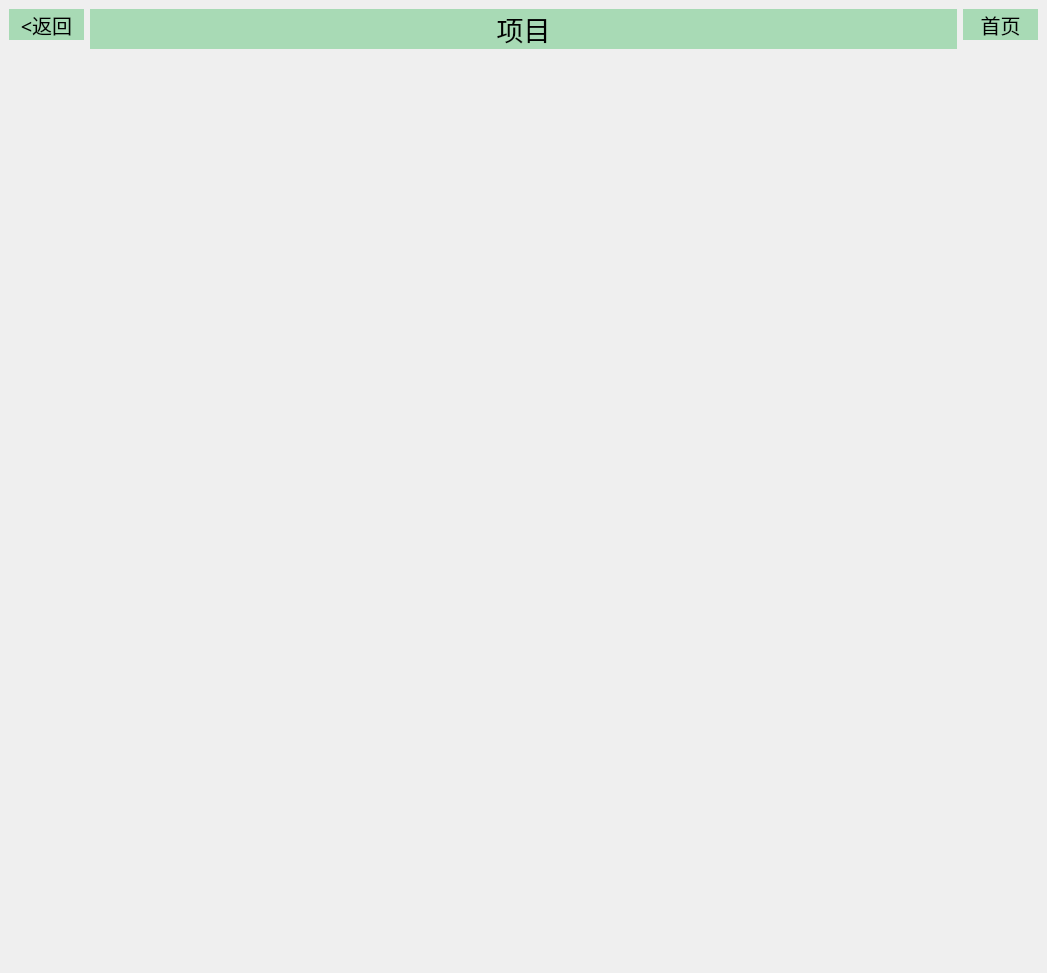
<?xml version="1.0" encoding="UTF-8"?>
<ui version="4.0">
 <class>MainWindow</class>
 <widget class="QMainWindow" name="MainWindow">
  <property name="geometry">
   <rect>
    <x>0</x>
    <y>0</y>
    <width>1047</width>
    <height>973</height>
   </rect>
  </property>
  <property name="minimumSize">
   <size>
    <width>0</width>
    <height>0</height>
   </size>
  </property>
  <property name="sizeIncrement">
   <size>
    <width>0</width>
    <height>0</height>
   </size>
  </property>
  <property name="font">
   <font>
    <bold>false</bold>
   </font>
  </property>
  <property name="windowTitle">
   <string>MainWindow</string>
  </property>
  <widget class="QWidget" name="centralwidget">
   <layout class="QVBoxLayout" name="verticalLayout_2">
    <item>
     <layout class="QVBoxLayout" name="verticalLayout">
      <item>
       <layout class="QHBoxLayout" name="top">
        <item alignment="Qt::AlignmentFlag::Qt::AlignmentFlag::AlignTop">
         <widget class="QPushButton" name="back">
          <property name="enabled">
           <bool>false</bool>
          </property>
          <property name="minimumSize">
           <size>
            <width>75</width>
            <height>31</height>
           </size>
          </property>
          <property name="maximumSize">
           <size>
            <width>75</width>
            <height>31</height>
           </size>
          </property>
          <property name="font">
           <font>
            <family>宋体</family>
            <pointsize>15</pointsize>
            <italic>false</italic>
            <bold>false</bold>
            <stylestrategy>PreferDefault</stylestrategy>
            <hintingpreference>PreferDefaultHinting</hintingpreference>
           </font>
          </property>
          <property name="layoutDirection">
           <enum>Qt::LayoutDirection::LeftToRight</enum>
          </property>
          <property name="styleSheet">
           <string notr="true">color:rgb(0, 0, 0);
font: 15pt &quot;宋体&quot;;
background-color: rgb(168,218,181);
border-color: rgb(168,218,181);
border-radius: 0px;</string>
          </property>
          <property name="text">
           <string>&lt;返回</string>
          </property>
          <property name="autoRepeatInterval">
           <number>100</number>
          </property>
         </widget>
        </item>
        <item alignment="Qt::AlignmentFlag::Qt::AlignmentFlag::AlignTop">
         <widget class="QLabel" name="page_name">
          <property name="minimumSize">
           <size>
            <width>0</width>
            <height>31</height>
           </size>
          </property>
          <property name="font">
           <font>
            <family>宋体</family>
            <pointsize>20</pointsize>
            <italic>false</italic>
            <bold>false</bold>
           </font>
          </property>
          <property name="layoutDirection">
           <enum>Qt::LayoutDirection::LeftToRight</enum>
          </property>
          <property name="styleSheet">
           <string notr="true">color:rgb(0, 0, 0);
font: 20pt &quot;宋体&quot;;
background-color: rgb(168,218,181);
</string>
          </property>
          <property name="text">
           <string>&lt;html&gt;&lt;head/&gt;&lt;body&gt;&lt;p&gt;项目&lt;/p&gt;&lt;/body&gt;&lt;/html&gt;</string>
          </property>
          <property name="alignment">
           <set>Qt::AlignmentFlag::AlignCenter</set>
          </property>
         </widget>
        </item>
        <item alignment="Qt::AlignmentFlag::Qt::AlignmentFlag::AlignTop">
         <widget class="QPushButton" name="home_page">
          <property name="enabled">
           <bool>false</bool>
          </property>
          <property name="minimumSize">
           <size>
            <width>75</width>
            <height>31</height>
           </size>
          </property>
          <property name="maximumSize">
           <size>
            <width>75</width>
            <height>31</height>
           </size>
          </property>
          <property name="font">
           <font>
            <family>宋体</family>
            <pointsize>15</pointsize>
            <italic>false</italic>
            <bold>false</bold>
            <stylestrategy>PreferDefault</stylestrategy>
            <hintingpreference>PreferDefaultHinting</hintingpreference>
           </font>
          </property>
          <property name="layoutDirection">
           <enum>Qt::LayoutDirection::LeftToRight</enum>
          </property>
          <property name="styleSheet">
           <string notr="true">color:rgb(0, 0, 0);
font: 15pt &quot;宋体&quot;;
background-color: rgb(168,218,181);
border-color: rgb(168,218,181);
border-radius: 0px;</string>
          </property>
          <property name="text">
           <string>首页</string>
          </property>
          <property name="autoRepeatInterval">
           <number>100</number>
          </property>
         </widget>
        </item>
       </layout>
      </item>
      <item>
       <spacer name="verticalSpacer">
        <property name="orientation">
         <enum>Qt::Orientation::Vertical</enum>
        </property>
        <property name="sizeHint" stdset="0">
         <size>
          <width>17</width>
          <height>37</height>
         </size>
        </property>
       </spacer>
      </item>
     </layout>
    </item>
   </layout>
  </widget>
 </widget>
 <resources/>
 <connections/>
</ui>
